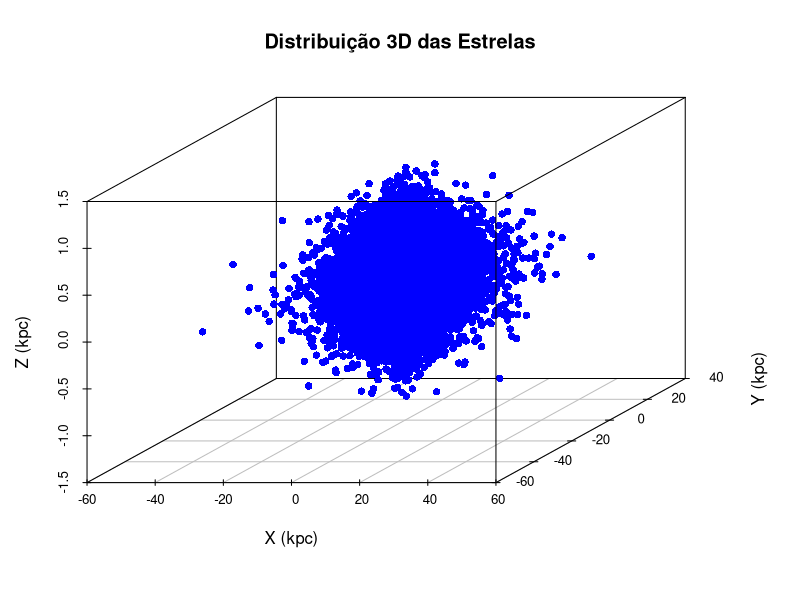
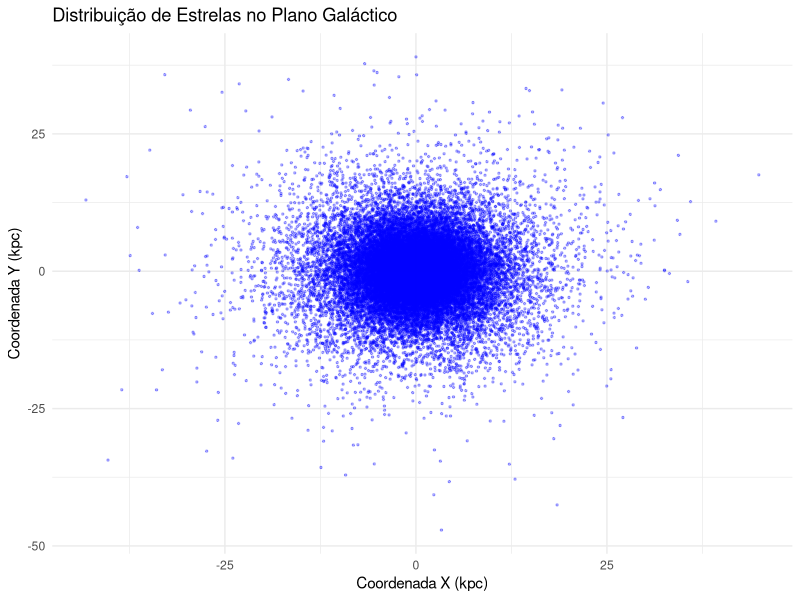
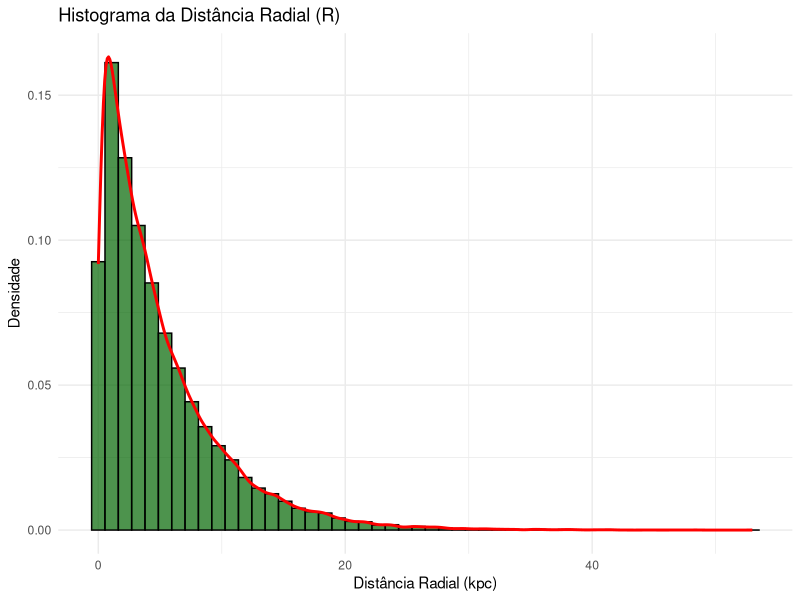
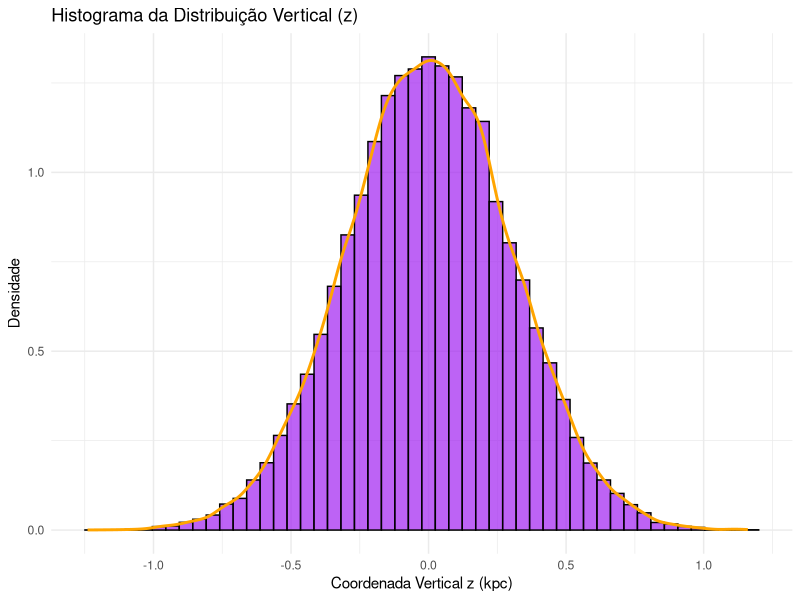
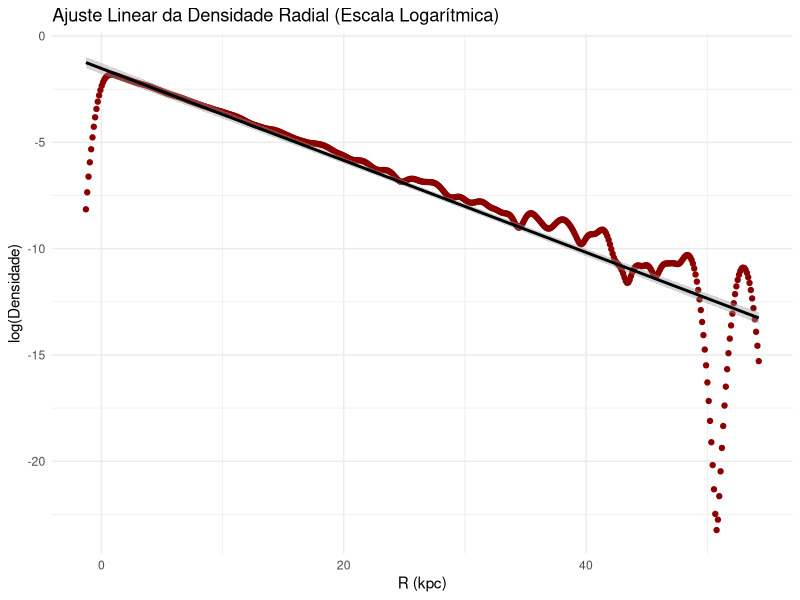
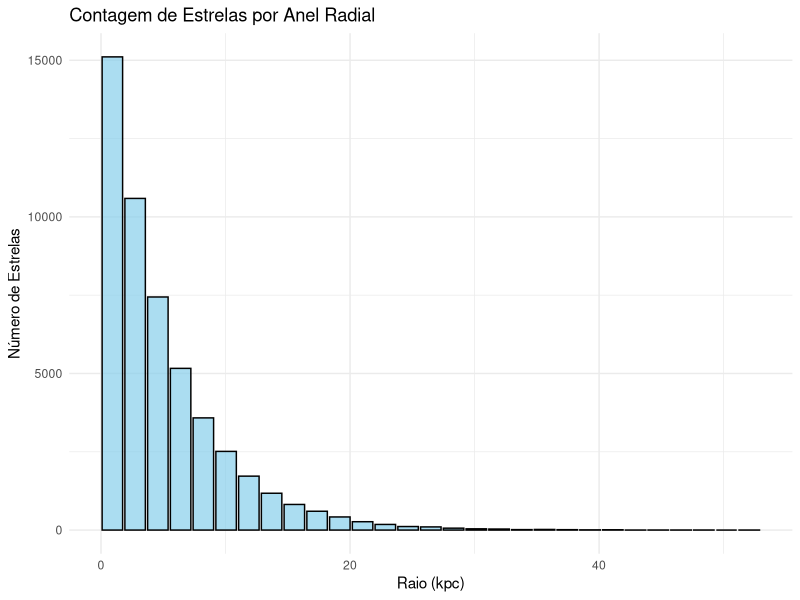

Recreate these plots in R, in order.

library(ggplot2)       # Para visualizações avançadas
library(dplyr)         # Para manipulação de dados
library(scatterplot3d) # Para gráficos 3D

# Definir semente para reprodutibilidade
set.seed(123)

# Parâmetros do modelo
num_estrelas <- 50000   # Número de estrelas a simular
escala_R    <- 5       # Escala radial (kpc)
escala_z    <- 0.3     # Escala vertical (kpc)

# 1. SIMULAÇÃO DAS POSIÇÕES
# -------------------------
# Distribuição radial: R segue uma distribuição exponencial
# Usando a transformação inversa: R = -escala_R * log(U), com U ~ Uniforme(0,1)
R <- -escala_R * log(runif(num_estrelas))

# Distribuição angular: theta uniformemente distribuído entre 0 e 2pi
theta <- runif(num_estrelas, 0, 2 * pi)

# Converter para coordenadas cartesianas no plano galáctico
x <- R * cos(theta)
y <- R * sin(theta)

# Distribuição vertical: z simulada como uma normal centrada em 0
z <- rnorm(num_estrelas, mean = 0, sd = escala_z)

# Criar data frame com os dados simulados
dados_estrelas <- data.frame(x = x, y = y, z = z, R = R)

# 2. PLOTAGENS GRÁFICAS
# ---------------------

# Gráfico 1: Dispersão das estrelas no plano galáctico (x vs y)
plot1 <- ggplot(dados_estrelas, aes(x = x, y = y)) +
  geom_point(alpha = 0.3, size = 0.5, color = "blue") +
  labs(title = "Distribuição de Estrelas no Plano Galáctico",
       x = "Coordenada X (kpc)", y = "Coordenada Y (kpc)") +
  theme_minimal()

# Gráfico 2: Histograma da distribuição radial (R) com densidade estimada
plot2 <- ggplot(dados_estrelas, aes(x = R)) +
  geom_histogram(aes(y = ..density..), bins = 50, fill = "darkgreen", color = "black", alpha = 0.7) +
  geom_density(color = "red", size = 1) +
  labs(title = "Histograma da Distância Radial (R)",
       x = "Distância Radial (kpc)", y = "Densidade") +
  theme_minimal()

# Gráfico 3: Histograma da distribuição vertical (z)
plot3 <- ggplot(dados_estrelas, aes(x = z)) +
  geom_histogram(aes(y = ..density..), bins = 50, fill = "purple", color = "black", alpha = 0.7) +
  geom_density(color = "orange", size = 1) +
  labs(title = "Histograma da Distribuição Vertical (z)",
       x = "Coordenada Vertical z (kpc)", y = "Densidade") +
  theme_minimal()

# Gráfico 4: Diagrama 3D das posições das estrelas
scatterplot3d(x, y, z, pch = 16, color = "blue",
              main = "Distribuição 3D das Estrelas",
              xlab = "X (kpc)", ylab = "Y (kpc)", zlab = "Z (kpc)")

# Exibir os gráficos 1, 2 e 3
print(plot1)
print(plot2)
print(plot3)

# 3. ANÁLISE ESTATÍSTICA AVANÇADA
# ------------------------------

# (a) Ajuste linear da densidade radial na escala logarítmica
# Estimar a densidade empírica de R
densidade_R <- density(R)
dados_densidade <- data.frame(R = densidade_R$x, densidade = densidade_R$y)

# Ajuste linear: log(densidade) ~ R. Em um disco exponencial, espera-se que log(densidade) decaia linearmente com R.
modelo_linear <- lm(log(densidade) ~ R, data = dados_densidade)
summary_modelo <- summary(modelo_linear)

print(summary_modelo)

# Gráfico 5: Ajuste linear da densidade radial em escala logarítmica
plot5 <- ggplot(dados_densidade, aes(x = R, y = log(densidade))) +
  geom_point(color = "darkred") +
  geom_smooth(method = "lm", color = "black") +
  labs(title = "Ajuste Linear da Densidade Radial (Escala Logarítmica)",
       x = "R (kpc)", y = "log(Densidade)") +
  theme_minimal()

print(plot5)

# (b) Simulação de contagem de estrelas em anéis radiais
# Definir os limites dos anéis (bins)
bins <- seq(0, max(R), length.out = 30)
# Calcular o centro de cada anel
centros <- (bins[-1] + bins[-length(bins)]) / 2
# Contar o número de estrelas em cada anel
contagens <- hist(R, breaks = bins, plot = FALSE)$counts
dados_contagem <- data.frame(centro = centros, contagem = contagens)

# Gráfico 6: Número de estrelas por anel radial
plot6 <- ggplot(dados_contagem, aes(x = centro, y = contagem)) +
  geom_bar(stat = "identity", fill = "skyblue", color = "black", alpha = 0.7) +
  labs(title = "Contagem de Estrelas por Anel Radial",
       x = "Raio (kpc)", y = "Número de Estrelas") +
  theme_minimal()

print(plot6)
